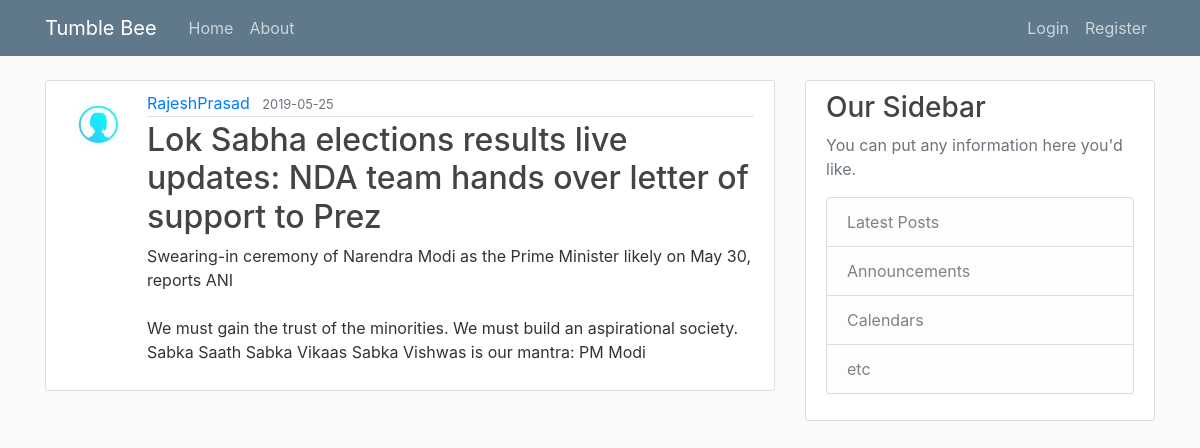
Screenshot of /post/2 with the database file from the repository.
### flaskblog/models.py (models this page shows, shortened)
class User(db.Model, UserMixin):
    id = db.Column(db.Integer, primary_key=True)
    username = db.Column(db.String(20), unique=True, nullable=False)
    email = db.Column(db.String(120), unique=True, nullable=False)
    image_file = db.Column(db.String(20), nullable=False, default='default.jpg')
    password = db.Column(db.String(60), nullable=False)
    posts = db.relationship('Post', backref='author', lazy=True)

class Post(db.Model):
    id = db.Column(db.Integer, primary_key=True)
    title = db.Column(db.String(100), nullable=False)
    date_posted = db.Column(db.DateTime, nullable=False, default=datetime.utcnow)
    content = db.Column(db.Text, nullable=False)
    user_id = db.Column(db.Integer, db.ForeignKey('user.id'), nullable=False)

### flaskblog/routes.py (the view)
@app.route("/post/<int:post_id>")
def post(post_id):
    post = Post.query.get_or_404(post_id)
    return render_template('post.html', title=post.title, post=post)

### flaskblog/templates/post.html (shortened to what this page needs)
{% extends "layout.html" %}
{% block content %}
  <article class="media content-section">
    <img class="rounded-circle article-img" src="{{ url_for('static', filename='profile_pics/' + post.author.image_file) }}">
    <div class="media-body">
      <div class="article-metadata">
        <a class="mr-2" href="{{ url_for('user_posts', username=post.author.username) }}">{{ post.author.username }}</a>
        <small class="text-muted">{{ post.date_posted.strftime('%Y-%m-%d') }}</small>
      </div>
      <h2 class="article-title">{{ post.title }}</h2>
      <p class="article-content">{{ post.content }}</p>
    </div>
  </article>
{% endblock content %}

### flaskblog/static/main.css (style rules this page uses)
body { background: #fafafa; color: #333333; margin-top: 5rem; }
h1, h2, h3, h4, h5, h6 { color: #444444; }
.content-section { background: #ffffff; padding: 10px 20px; border: 1px solid #dddddd; border-radius: 3px; margin-bottom: 20px; }
.article-title { color: #444444; }
.article-content { white-space: pre-line; }
.article-img { height: 65px; width: 65px; margin-right: 16px; }
.article-metadata { padding-bottom: 1px; margin-bottom: 4px; border-bottom: 1px solid #e3e3e3 }

### rows the page displays
User: image_file (picture), author.username "RajeshPrasad"
Post: date_posted "2019-05-25", title "Lok Sabha elections results live updates: NDA team hands over letter of support to Prez", content "Swearing-in ceremony of Narendra Modi as the Prime Minister likely on May 30, reports ANI We must gain the trust of the minorities. We must build an aspirational society. Sabka Saath Sabka Vikaas Sabka Vishwas is our mantra: PM Modi"
